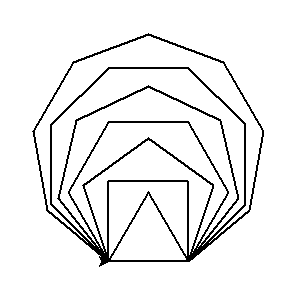

Write the Python code that produced this figure.
"""
   正多边形.py
"""
import turtle

turtle.pensize(2)

for n in range(3,10):
    for _ in range(n):
        turtle.fd(80)
        turtle.left(360/n) 

turtle.done()
